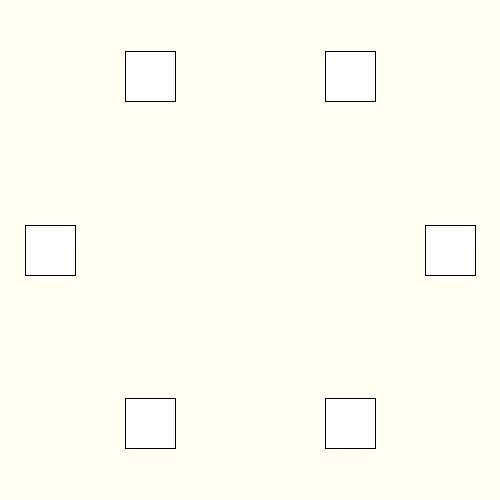
Frame 1 (no input)
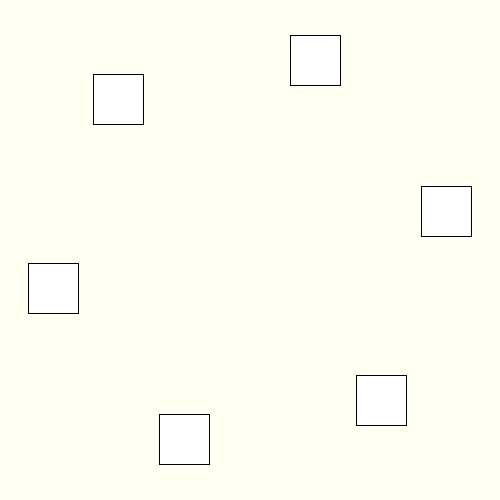
Frame 60 (the mouse pressed at the canvas centre just before this capture)
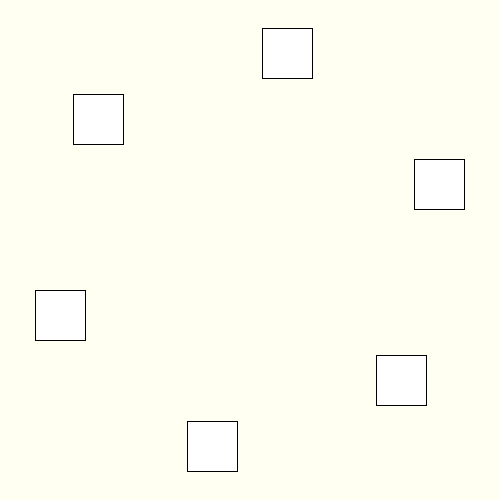
Frame 120 (the mouse held since frame 60 and released just before this capture)

The Processing sketch that drew these frames (run headless with seeded random() and noise(); from frame 60 on, the mouse is pressed at the canvas centre):

// Processing sketch: week11_1
// ── week11_1.pde
// week11-1 好玩的程式設計 (三角函式/函數)
void setup() {
  size(500, 500);// 視窗大小
}
float a = 0;
void draw() {
  background(#FFFFF2);// 淡黃色背景
  rectMode(CENTER);
  for (int i=0; i<6; i++) {
    // 國中教過三角函數 cos(a) sin(a) 不知道用處? 就是 x座標、y座標
    float x = 250 + 200*cos(a+PI/3*i), y = 250 + 200*sin(a+PI/3*i);
    rect(x, y, 50, 50);
  }
  a += 0.05;
}
